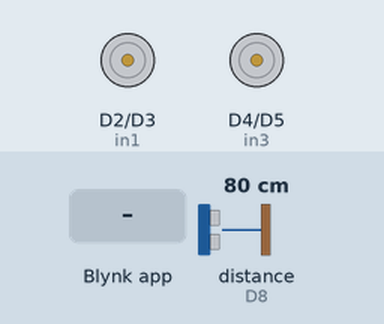
Bench run of a sketch on a simulated ESP8266 (NodeMCU). Shown: motor-driver pin pairs drawn as motors (green arrow = first pin HIGH = forward, orange = second pin HIGH = backward, longer = more drive, scaled by the enable pin). Wiring (inferred from the names in the program): ultrasonic range finder: trigger D7; echo D8. The inputs (shaded band) are chosen by the test bench; at power-on: distance to the obstacle (sensor on D8) 80 cm. The echo pulse lasts 58.3 µs per cm; WiFi joins after 1.5 s; servers stay silent unless stated; what the sketch prints to the serial monitor is not drawn.

Above: at 3.0 s.
3.1 s: distance to the obstacle (sensor on D8) set to 17 cm
6.1 s: distance to the obstacle (sensor on D8) set to 13 cm
At 6.9 s:
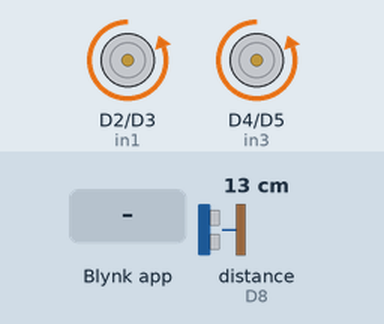
9.1 s: Blynk app writes 1 to V2
11.5 s: Blynk app writes 1 to V3
14.1 s: Blynk app writes 1 to V5
16.8 s: Blynk app writes 1 to V4
Timing chart, 0 to 19.8 s (numbered marks = the images above; inputs shaded):
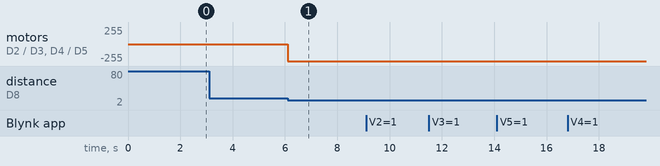

The sketch:

BLYNK_WHEELS.ino
```cpp
#define BLYNK_PRINT Serial


/* Fill-in your Template ID (only if using Blynk.Cloud) */

#define BLYNK_TEMPLATE_ID "TMPL3uibYZNoe"
#define BLYNK_TEMPLATE_NAME "LabAutomation"
#define BLYNK_AUTH_TOKEN "s2291g1WHa7xVg5Sz8MD1Kx2nJ_BfwpL"
#include <ESP8266WiFi.h>

#include <BlynkSimpleEsp8266_SSL.h>


// You should get Auth Token in the Blynk App.

// Go to the Project Settings (nut icon).

//char auth[] = "s2291g1WHa7xVg5Sz8MD1Kx2nJ_BfwpL";
char auth[] = "AiI0iw1zg8kV6IN9lErjEOwyw6yDIySo";


// Your WiFi credentials.

// Set password to "" for open networks.

char ssid[] = "OP";

char pass[] = "98764321";


int enA = D1; //GPIO1
int enB = D6; //GPIO12

int in1 = D2;  //GPIO5

int in2 = D3;  //GPIO4

int in3 = D4;  //GPIO0

int in4 = D5;  //GPIO2


int pinValue1;

int pinValue2;
const int trig =D7;
const int echo =D8;
int distance;
int duration;


BLYNK_WRITE(V2)
{
int buttonState = param.asInt();
  if(buttonState == HIGH ){
    Blynk.virtualWrite(V3,0);
  Blynk.virtualWrite(V4,0);
  Blynk.virtualWrite(V5,0);
  digitalWrite(in1,HIGH);
  digitalWrite(in2,LOW);
  digitalWrite(in3,LOW);
  digitalWrite(in4,HIGH);


}
else{
  digitalWrite(in1,LOW);
  digitalWrite(in2,LOW);
  digitalWrite(in3,LOW);
  digitalWrite(in4,LOW);

  }
}


BLYNK_WRITE(V3)
{

//back
int buttonState = param.asInt();
  if(buttonState==HIGH){
  Blynk.virtualWrite(V2,0);
  Blynk.virtualWrite(V4,0);
  Blynk.virtualWrite(V5,0);
  digitalWrite(in1,LOW);
  digitalWrite(in2,HIGH);
  digitalWrite(in3,HIGH);
  digitalWrite(in4,LOW);


}
else{
  digitalWrite(in1,LOW);
  digitalWrite(in2,LOW);
  digitalWrite(in3,LOW);
  digitalWrite(in4,LOW);

  }
}

BLYNK_WRITE(V4)
{
//  left
int buttonState = param.asInt();
  if(buttonState==HIGH){
    Blynk.virtualWrite(V2,0);
  Blynk.virtualWrite(V3,0);
  Blynk.virtualWrite(V5,0);
//  digitalWrite(in1,HIGH);
//  digitalWrite(in2,LOW);
//  digitalWrite(in3,LOW);
//  digitalWrite(in4,LOW);
digitalWrite(in1,LOW);
  digitalWrite(in2,HIGH);
  digitalWrite(in3,LOW);
  digitalWrite(in4,HIGH);


}
else{
  digitalWrite(in1,LOW);
  digitalWrite(in2,LOW);
  digitalWrite(in3,LOW);
  digitalWrite(in4,LOW);

  }


}
BLYNK_WRITE(V5)
{
//  right
int buttonState = param.asInt();
  if(buttonState==HIGH){
  Blynk.virtualWrite(V2,0);
  Blynk.virtualWrite(V3,0);
  Blynk.virtualWrite(V4,0);
//  digitalWrite(in1,LOW);
//  digitalWrite(in2,LOW);
//  digitalWrite(in3,LOW);
//  digitalWrite(in4,HIGH);
digitalWrite(in1,HIGH);
  digitalWrite(in2,LOW);
  digitalWrite(in3,HIGH);
  digitalWrite(in4,LOW);


}
else{
  digitalWrite(in1,LOW);
  digitalWrite(in2,LOW);
  digitalWrite(in3,LOW);
  digitalWrite(in4,LOW);
  }
}
BLYNK_WRITE(V6){
  int buttonState =param.asInt();
  if(buttonState == HIGH){
    Blynk.virtualWrite(V2,0);
    Blynk.virtualWrite(V3,0);
    Blynk.virtualWrite(V4,0);
    Blynk.virtualWrite(V5,0);
     digitalWrite(in1,LOW);
  digitalWrite(in2,LOW);
  digitalWrite(in3,LOW);
  digitalWrite(in4,LOW);
   Blynk.virtualWrite(V6,0);


    }

}
void setup()

{
  // Debug console
  pinMode(enA, OUTPUT);
  pinMode(enB, OUTPUT);
  pinMode(in1, OUTPUT);
  pinMode(in2, OUTPUT);
  pinMode(in3, OUTPUT);
  pinMode(in4, OUTPUT);

  digitalWrite(in1,LOW);
  digitalWrite(in2,LOW);
  digitalWrite(in3,LOW);
  digitalWrite(in4,LOW);
  Serial.begin(9600);
  Blynk.begin(auth, ssid, pass);
  analogWrite(enA, 255);
  analogWrite(enB,255);
   pinMode(trig,OUTPUT);
  pinMode(echo,INPUT);

}


void loop()

{
 detect();
 if(distance<15){
  Blynk.virtualWrite(V2,0);
  int i=0;
  while (i<150){

    digitalWrite(in1,LOW);
  digitalWrite(in2,HIGH);
  digitalWrite(in3,LOW);
  digitalWrite(in4,HIGH);
  Serial.println(i);
   i++;
  }

   digitalWrite(in1,LOW);
  digitalWrite(in2,LOW);
  digitalWrite(in3,LOW);
  digitalWrite(in4,LOW);

  }

Blynk.run();

}
void detect(){
  digitalWrite(trig,LOW);
  delayMicroseconds(5);
  digitalWrite(trig,HIGH);
  delayMicroseconds(15);
  digitalWrite(trig,LOW);
  duration=pulseIn(echo,HIGH);
  distance=(duration/2)/29.1;
//  Serial.println(distance);
  }
```

Measured:
- the behaviour switches between 15 and 14 cm on distance to the obstacle (sensor on D8) (found by bisection; images 0 and 1)
- after the input at 6.1 s, motor on D2 (in1) / D3 (in2), motor on D4 (in3) / D5 (in4): stopped → backward 255/255 at once
